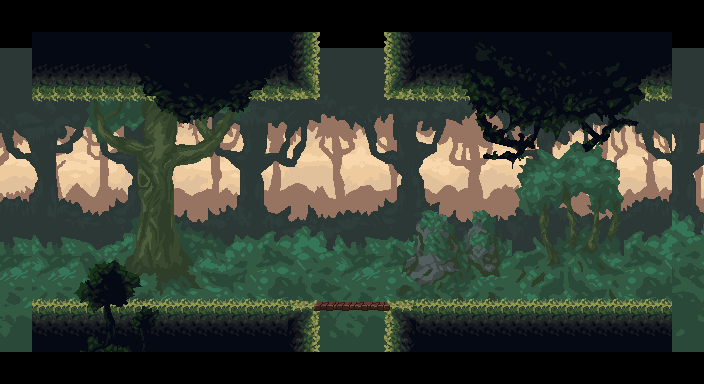

This game map was drawn from its Tiled (.tmx) file and the tilesets committed beside it. A one-line description and the trimmed map source follow:
An orthogonal 44x24 tile map with 16x16 px tiles, 8 tile layers (Background0, Background1, Background2, Background3, ...), 1 hidden layer not drawn, 7 tilesets.

<map version="1.10" tiledversion="1.10.0" orientation="orthogonal" renderorder="right-down" width="44" height="24" tilewidth="16" tileheight="16" infinite="0" nextlayerid="273" nextobjectid="1">
 <tileset firstgid="1" source="Forest Tileset.tsx" />
 <tileset firstgid="4097" source="Prototype Tileset.tsx" />
 <tileset firstgid="4129" source="Forest Background1 Tileset.tsx" />
 <tileset firstgid="5049" source="Forest Background Tileset.tsx" />
 <tileset firstgid="9529" source="Forest Background2 Tileset.tsx" />
 <tileset firstgid="10449" source="Forest Background6 Tileset.tsx" />
 <tileset firstgid="11369" source="Forest Background7 Tileset.tsx" />
 <layer id="250" name="Background0" width="44" height="24">
  <properties>
   <property name="unity:SortingLayer" value="Background" />
  </properties>
  <data>[1056 cells, 836 non-empty, 760 distinct tile ids]</data>
 </layer>
 <layer id="251" name="Background1" width="44" height="24">
  <properties>
   <property name="unity:SortingLayer" value="Background" />
  </properties>
  <data>[1056 cells, 836 non-empty, 760 distinct tile ids]</data>
 </layer>
 <layer id="252" name="Background2" width="44" height="24">
  <properties>
   <property name="unity:SortingLayer" value="Background" />
  </properties>
  <data>[1056 cells, 836 non-empty, 760 distinct tile ids]</data>
 </layer>
 <layer id="254" name="Background3" width="44" height="24">
  <properties>
   <property name="unity:SortingLayer" value="Background" />
  </properties>
  <data>[1056 cells, 525 non-empty, 445 distinct tile ids]</data>
 </layer>
 <layer id="258" name="Background4" width="44" height="24">
  <properties>
   <property name="unity:SortingLayer" value="Background" />
  </properties>
  <data>[1056 cells, 0 non-empty, 0 distinct tile ids]</data>
 </layer>
 <layer id="262" name="Ground0" width="44" height="24">
  <properties>
   <property name="unity:SortingLayer" value="Ground" />
  </properties>
  <data>[1056 cells, 324 non-empty, 35 distinct tile ids]</data>
 </layer>
 <layer id="263" name="Ground1" width="44" height="24">
  <properties>
   <property name="unity:SortingLayer" value="Ground" />
  </properties>
  <data>[1056 cells, 12 non-empty, 8 distinct tile ids]</data>
 </layer>
 <layer id="253" name="Foreground" width="44" height="24">
  <properties>
   <property name="unity:SortingLayer" value="Foreground" />
  </properties>
  <data>[1056 cells, 237 non-empty, 228 distinct tile ids]</data>
 </layer>
 <layer id="1" name="Terrain" width="44" height="24" visible="0">
  <data>[1056 cells, 800 non-empty, 2 distinct tile ids]</data>
 </layer>
</map>
